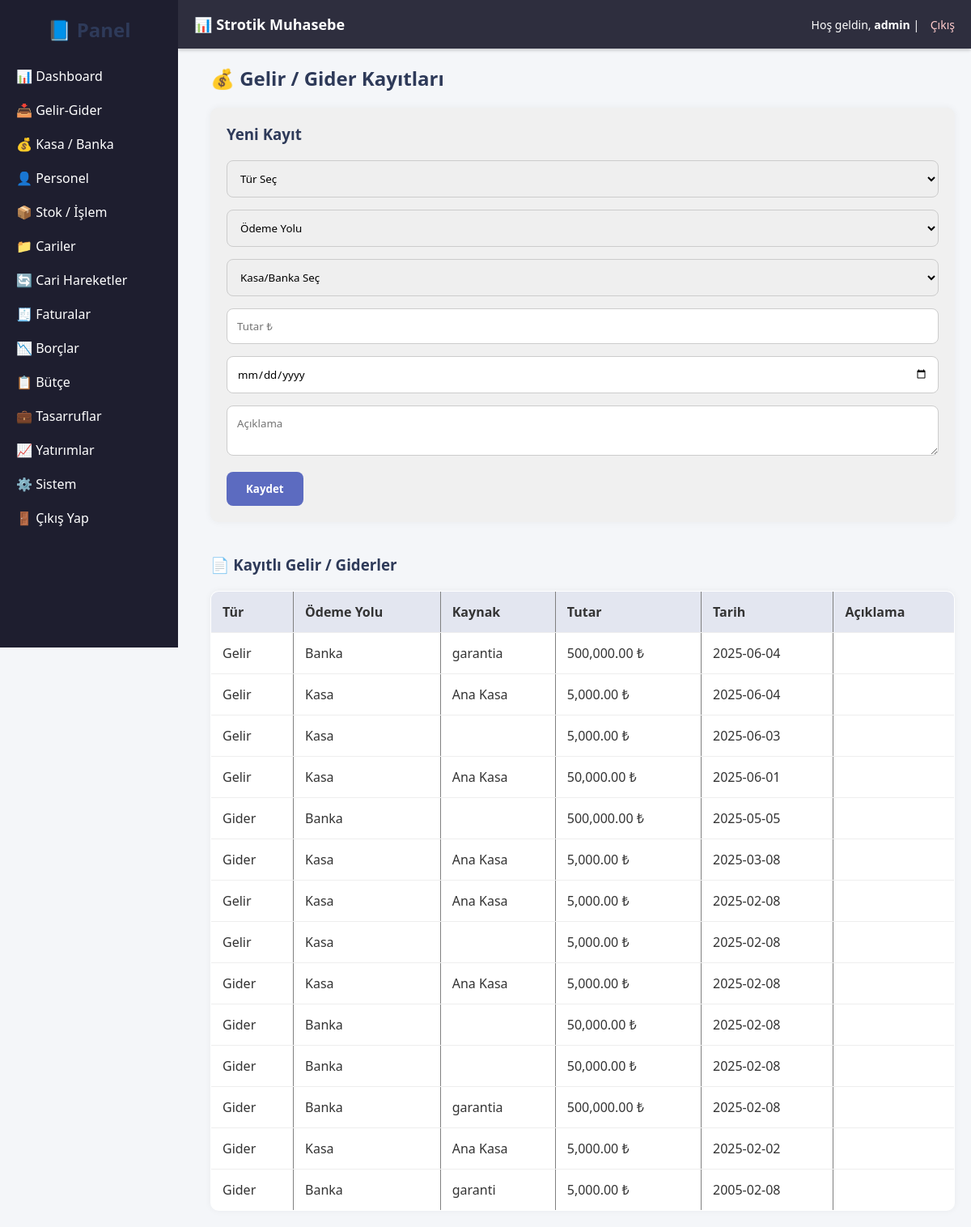
The app's page /pages/gelir_gider.php (signed in) with its own data.
### tables this page shows
CREATE TABLE `gelir_gider` (
  `id` int(11) NOT NULL,
  `tur` varchar(20) DEFAULT NULL,
  `odeme_yolu` varchar(20) DEFAULT NULL,
  `odeme_id` int(11) DEFAULT NULL,
  `tutar` float DEFAULT NULL,
  `tarih` date DEFAULT NULL,
  `aciklama` text DEFAULT NULL
);

### pages/gelir_gider.php (the view, shortened to what this page needs)
<?php
include '../includes/db.php';
include '../includes/header.php';
include '../includes/sidebar.php';
$veriler = $baglanti->query("
    SELECT g.*,
    CASE
        WHEN g.odeme_yolu = 'Kasa' THEN (SELECT ad FROM kasalar WHERE id = g.odeme_id)
        WHEN g.odeme_yolu = 'Banka' THEN (SELECT banka_adi FROM bankalar WHERE id = g.odeme_id)
    END AS odeme_adi
    FROM gelir_gider g
    ORDER BY g.tarih DESC
")->fetchAll(PDO::FETCH_ASSOC);
?>
<div style="margin-left:240px; padding:20px;">
    <h2>💰 Gelir / Gider Kayıtları</h2>
    <form method="POST" style="background:#f0f0f0; padding:20px; border-radius:10px;">
        <h3>Yeni Kayıt</h3>
        <select name="tur" required>
            <option disabled selected>Tür Seç</option>
        </select>
        <select name="odeme_yolu" required>
            <option disabled selected>Ödeme Yolu</option>
        </select>
        <select name="kaynak_id" required>
            <option disabled selected>Kasa/Banka Seç</option>
        </select>
        <input type="number" step="0.01" name="tutar" placeholder="Tutar ₺" required>
        <input type="date" name="tarih" required>
        <textarea name="aciklama" placeholder="Açıklama"></textarea>
        <button type="submit" name="ekle">Kaydet</button>
    </form>
    <h3 style="margin-top:30px;">📄 Kayıtlı Gelir / Giderler</h3>
    <table border="1" cellpadding="8" cellspacing="0" style="width:100%; background:white;">
        <tr>
            <th>Tür</th>
            <th>Ödeme Yolu</th>
            <th>Kaynak</th>
            <th>Tutar</th>
            <th>Tarih</th>
            <th>Açıklama</th>
        </tr>
        <?php foreach ($veriler as $v): ?>
            <tr>
                <td><?= $v['tur'] ?></td>
                <td><?= $v['odeme_yolu'] ?></td>
                <td><?= $v['odeme_adi'] ?></td>
                <td><?= number_format($v['tutar'], 2) ?> ₺</td>
                <td><?= $v['tarih'] ?></td>
                <td><?= htmlspecialchars($v['aciklama']) ?></td>
            </tr>
        <?php endforeach; ?>
    </table>
</div>

### assets/style.css (style rules this page uses)
* { margin: 0; padding: 0; box-sizing: border-box; font-family: 'Segoe UI', sans-serif; }
body { background: #f4f6f9; color: #333; }
h2, h3 { margin-bottom: 20px; color: #2e3a59; }
form { background: #fff; padding: 25px; border-radius: 12px; box-shadow: 0 0 10px rgba(0,0,0,0.05); margin-bottom: 40px; }
form input, form select, form textarea { width: 100%; padding: 12px; margin-bottom: 15px; border: 1px solid #ccc; border-radius: 8px; transition: 0.2s; }
form button { background: #5c6bc0; color: white; border: none; padding: 12px 24px; border-radius: 8px; cursor: pointer; font-weight: bold; transition: 0.2s; }
table { width: 100%; border-collapse: collapse; background: white; border-radius: 10px; overflow: hidden; box-shadow: 0 0 8px rgba(0,0,0,0.05); }
table th, table td { padding: 14px; text-align: left; border-bottom: 1px solid #eee; }
table th { background: #e3e6f0; font-weight: 600; }

### includes/header.php (style rules this page uses)
body { padding-top: 60px; }

### records on screen
gelir_gider: tur "Gelir", odeme_yolu "Banka", odeme_adi "garantia", tutar "500,000.00", tarih "2025-06-04"
gelir_gider: tur "Gelir", odeme_yolu "Kasa", odeme_adi "Ana Kasa", tutar "5,000.00", tarih "2025-06-04"
gelir_gider: tur "Gelir", odeme_yolu "Kasa", tutar "5,000.00", tarih "2025-06-03"
gelir_gider: tur "Gelir", odeme_yolu "Kasa", odeme_adi "Ana Kasa", tutar "50,000.00", tarih "2025-06-01"
gelir_gider: tur "Gider", odeme_yolu "Banka", tutar "500,000.00", tarih "2025-05-05"
gelir_gider: tur "Gider", odeme_yolu "Kasa", odeme_adi "Ana Kasa", tutar "5,000.00", tarih "2025-03-08"
gelir_gider: tur "Gelir", odeme_yolu "Kasa", odeme_adi "Ana Kasa", tutar "5,000.00", tarih "2025-02-08"
gelir_gider: tur "Gelir", odeme_yolu "Kasa", tutar "5,000.00", tarih "2025-02-08"
gelir_gider: tur "Gider", odeme_yolu "Kasa", odeme_adi "Ana Kasa", tutar "5,000.00", tarih "2025-02-08"
gelir_gider: tur "Gider", odeme_yolu "Banka", tutar "50,000.00", tarih "2025-02-08"
gelir_gider: tur "Gider", odeme_yolu "Banka", tutar "50,000.00", tarih "2025-02-08"
gelir_gider: tur "Gider", odeme_yolu "Banka", odeme_adi "garantia", tutar "500,000.00", tarih "2025-02-08"
gelir_gider: tur "Gider", odeme_yolu "Kasa", odeme_adi "Ana Kasa", tutar "5,000.00", tarih "2025-02-02"
gelir_gider: tur "Gider", odeme_yolu "Banka", odeme_adi "garanti", tutar "5,000.00", tarih "2005-02-08"

### other values on screen
$_SESSION['kullanici_adi'] "admin"
